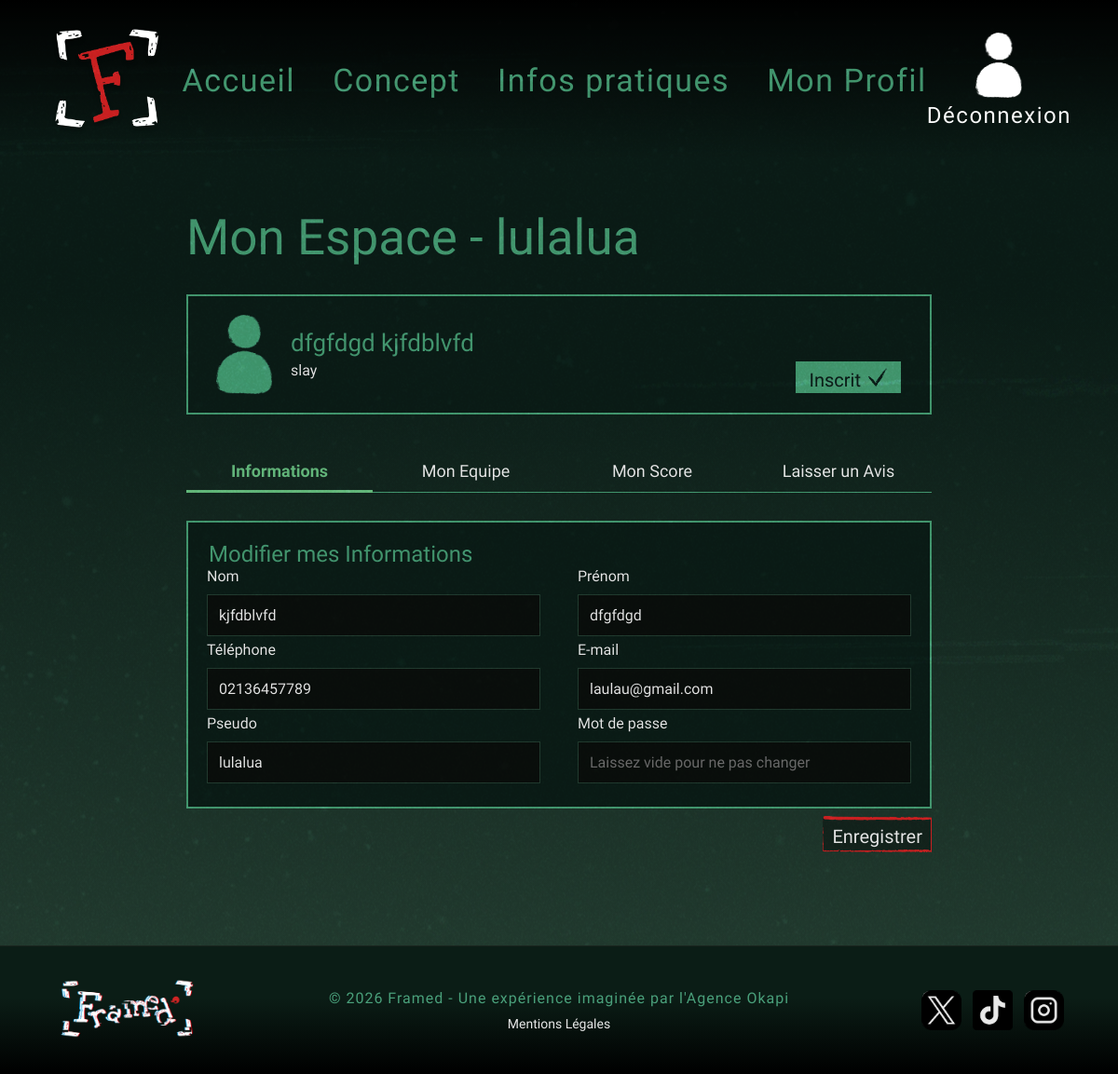
The app's page /index.php?action=profil (signed in) with its own data.
### tables this page shows
CREATE TABLE `utilisateurs` (
  `id_utilisateur` int(11) NOT NULL,
  `id_equipe` int(11) NOT NULL,
  `pseudo` varchar(50) NOT NULL,
  `email` varchar(100) NOT NULL,
  `mot_de_passe` varchar(255) NOT NULL,
  `telephone` varchar(15) DEFAULT NULL,
  `role` enum('participant','admin') DEFAULT 'participant',
  `nom` varchar(50) DEFAULT NULL,
  `prenom` varchar(50) DEFAULT NULL
);

CREATE TABLE `equipes` (
  `id_equipe` int(11) NOT NULL,
  `nom_equipe` varchar(100) NOT NULL,
  `date_creation` datetime DEFAULT current_timestamp(),
  `nb_participants` int(11) NOT NULL DEFAULT 1,
  `type_menu` varchar(50) NOT NULL DEFAULT 'Menu classique',
  `options_accessibilite` text DEFAULT NULL,
  `id_session` int(11) DEFAULT NULL,
  `score_obtenu` int(11) DEFAULT NULL,
  `score` int(11) NOT NULL DEFAULT 0
);

### controller/profil_controller.php (called while the page is built, shortened)
<?php
require_once 'model/utilisateurs_model.php';
$id_user = $_SESSION['id_utilisateur'];
$infos   = recupererInfosUtilisateur($id_user);
require_once 'view/profil_view.php';
?>

### index.php (called while the page is built, shortened)
<?php
require_once 'routeur.php';

### model/utilisateurs_model.php (called while the page is built, shortened)
<?php
require_once __DIR__ . '/../conf/conf.inc.php';
function recupererInfosUtilisateur($id_utilisateur) {
    global $bdd;
    $req = $bdd->prepare("
        SELECT u.*, e.nom_equipe, e.nb_participants, e.type_menu, e.options_accessibilite, e.score_obtenu, s.date_session
        FROM utilisateurs u
        LEFT JOIN equipes e ON u.id_equipe = e.id_equipe
        LEFT JOIN sessions s ON e.id_session = s.id_session
        WHERE u.id_utilisateur = :id
    ");
    $req->execute(['id' => $id_utilisateur]);
    return $req->fetch();
}
?>

### view/profil_view.php (the view, shortened to what this page needs)
<?php
require_once 'view/autres_pages/header.php';
?>
<div class="background-gradient-container">
<main class="espace-client">
    <h2 class="titre-espace">Mon Espace - <?= htmlspecialchars($infos['pseudo']) ?></h2>
    <div class="profil-header-card">
        <div class="profil-icon">
            <img src="view/img/profil.webp" alt="[ Icône ]" width="60" height="60">
        </div>
        <div class="profil-info-main">
            <h3>
                <?= htmlspecialchars($infos['prenom'] ?? 'Prénom inconnu') ?>
                <?= htmlspecialchars($infos['nom'] ?? 'Nom inconnu') ?>
            </h3>
            <p>
                <?= htmlspecialchars($infos['nom_equipe'] ?? 'Aucune équipe') ?>
            </p>
        </div>
        <div class="profil-status">
            <span class="badge-inscrit"><span class="badge-texte">Inscrit</span><img src="view/img/inscrit_vert.webp"
                    alt="✓" width="20" height="20"></span>
        </div>
    </div>
    <nav class="tabs-navigation">
        <div id="tab-infos" class="tab active" onclick="switchTab('infos')">Informations</div>
        <div id="tab-equipe" class="tab" onclick="switchTab('equipe')">Mon Equipe</div>
        <div id="tab-temps" class="tab" onclick="switchTab('temps')">Mon Score</div>
        <div id="tab-avis" class="tab" onclick="switchTab('avis')">Laisser un Avis</div>
    </nav>
    <div id="content-infos" class="tab-content">
        <form action="index.php?action=profil" method="POST">
            <fieldset>
                <legend>Modifier mes Informations</legend>
                <div class="form-row">
                    <div class="form-group">
                        <label>Nom</label>
                        <input type="text" name="nom" value="<?= htmlspecialchars($infos['nom'] ?? '') ?>">
                    </div>
                    <div class="form-group">
                        <label>Prénom</label>
                        <input type="text" name="prenom" value="<?= htmlspecialchars($infos['prenom'] ?? '') ?>">
                    </div>
                </div>
                <div class="form-row">
                    <div class="form-group">
                        <label>Téléphone</label>
                        <input type="tel" name="telephone" value="<?= htmlspecialchars($infos['telephone']) ?>">
                    </div>
                    <div class="form-group">
                        <label>E-mail</label>
                        <input type="email" name="email" value="<?= htmlspecialchars($infos['email']) ?>">
                    </div>
                </div>
                <div class="form-row">
                    <div class="form-group">
                        <label>Pseudo</label>
                        <input type="text" name="pseudo" value="<?= htmlspecialchars($infos['pseudo']) ?>">
                    </div>
                    <div class="form-group">
                        <label>Mot de passe</label>
                        <input type="password" name="mot_de_passe" placeholder="Laissez vide pour ne pas changer">
                    </div>
                </div>
            </fieldset>
        </form>
        <div class="action-zone" style="margin-top: 8px;">
            <button type="submit" class="btn-enregistrer">Enregistrer</button>
        </div>
    </div>
</main>
</div>
<?php
require_once 'view/autres_pages/footer.php';
?>

### style.css (style rules this page uses)
body { background-color: #0b1d16; margin: 0; position: relative; font-family: "Special Elite", cursive; display: flex; flex-direction: column; min-height: 100vh; }
main { flex: 1; }
body::before { content: ""; position: absolute; top: 0; left: 0; width: 100%; height: 100%; background-image: url("view/img/glitch.webp"); background-repeat: repeat; mix-blend-mode: overlay; pointer-events: none; z-index: 9999; }
nav { width: 100%; padding: 20px 50px; display: flex; align-items: center; justify-content: space-between; }
.background-gradient-container { background: linear-gradient(to bottom, #0b1e18 0%, #0b1e18 31%, #254134 100%); width: 100%; min-height: 100vh; overflow: hidden; }
.tab { flex: 1; padding: 15px 10px; text-align: center; font-family: "Special Elite", cursive; font-size: 16px; color: #e8e8e8; border: 2px solid #4aa07b; background-color: transparent; cursor: default; }
.tab.active { background-color: #4aa07b; color: #0b1e18; font-weight: bold; }
.form-row { display: flex; gap: 30px; width: 100%; }
.form-group { flex: 1; }
.espace-client { max-width: 1100px; margin: 150px auto 100px auto; padding: 0 20px; position: relative; z-index: 10; }
.titre-espace { font-family: "Love Ya Like A Sister", cursive; color: #4aa07b; font-size: 53px; margin-bottom: 30px; font-weight: normal; }
.profil-header-card { display: flex; align-items: center; border: 2px solid #4aa07b; padding: 20px 30px; margin-bottom: 40px; background-color: #0b1e18; }
.profil-header-card :nth-child(3) { margin-left: auto; }
.profil-icon { margin-right: 20px; display: flex; align-items: center; }
.profil-icon img { width: 60px; height: auto; display: block; }
.profil-info-main { flex-grow: 1; }
.profil-info-main h3 { font-family: "Special Elite", cursive; color: #4aa07b; font-size: 26px; margin: 0 0 5px 0; font-weight: normal; }
.profil-info-main p { font-family: "Besley", serif; color: #e8e8e8; font-size: 16px; margin: 0; }
.profil-status { align-self: flex-end; }
.badge-texte { transform: translateY(3px); }
.badge-inscrit { background-color: #4aa07b; color: #0b1e18; font-family: "Special Elite", cursive; font-size: 20px; padding: 5px 15px; border: 1px solid #0b1e18; display: inline-flex; align-items: center; gap: 8px; }
.tabs-navigation { display: flex; justify-content: space-between; border-bottom: 1px solid #4aa07b; margin-bottom: 30px; padding: 0; }
.tabs-navigation .tab { padding: 10px 15px; font-family: "Special Elite", cursive; color: #e8e8e8; font-size: 18px; cursor: pointer; background-color: transparent; border: none; border-bottom: 3px solid transparent; margin-bottom: -1px; white-space: nowrap; text-decoration: none; }
.tabs-navigation .tab.active { color: #6ebd87 !important; border-bottom: 3px solid #6ebd87; }
div#content-infos { border: none; padding: 0; background: none; }
.tab-content form { border: 2px solid #4aa07b; padding: 20px; background-color: #0b1e18; }
.tab-content fieldset { border: none; padding: 0; margin: 0; }
.tab-content legend, .tab-content h3 { font-family: "Special Elite", cursive; color: #4aa07b; font-size: 24px; margin: 0; font-weight: normal; }
.form-row { display: flex; gap: 40px; margin-bottom: 5px; }
.form-group label { display: block; font-family: "Besley", serif; color: #e8e8e8; font-size: 16px; margin-bottom: 10px; }
.form-group input[type="text"], .form-group input[type="email"], .form-group input[type="tel"], .form-group input[type="password"], .tab-content textarea { width: 100%; background-color: #0a0f0c; border: 1px solid #254134; color: #e8e8e8; padding: 12px; font-family: "Besley", serif; font-size: 16px; box-sizing: border-box; transition: border-color 0.2s ease; }
.btn-enregistrer, .btn-envoyer { margin-left: auto; }
.action-zone { display: flex; align-items: center; justify-content: space-between; }
.btn-enregistrer, .btn-modifier, .btn-envoyer { background-image: url(view/img/rectangle_rouge.webp); background-size: 100% 100%; color: #e8e8e8; font-family: "Special Elite", cursive; font-size: 20px; padding: 10px 10px 5px 10px; cursor: pointer; transition: all 0.2s ease; background-color: transparent; border: none; }
.espace-client { max-width: 800px; margin: 0 auto 100px auto !important; width: 100%; padding-top: 180px !important; padding-left: 20px; padding-right: 20px; position: relative; z-index: 10; }

### records on screen
utilisateurs: pseudo "lulalua", prenom "dfgfdgd", nom "kjfdblvfd", id_equipe.nom_equipe "slay", telephone "02136457789", email "laulau@gmail.com"
